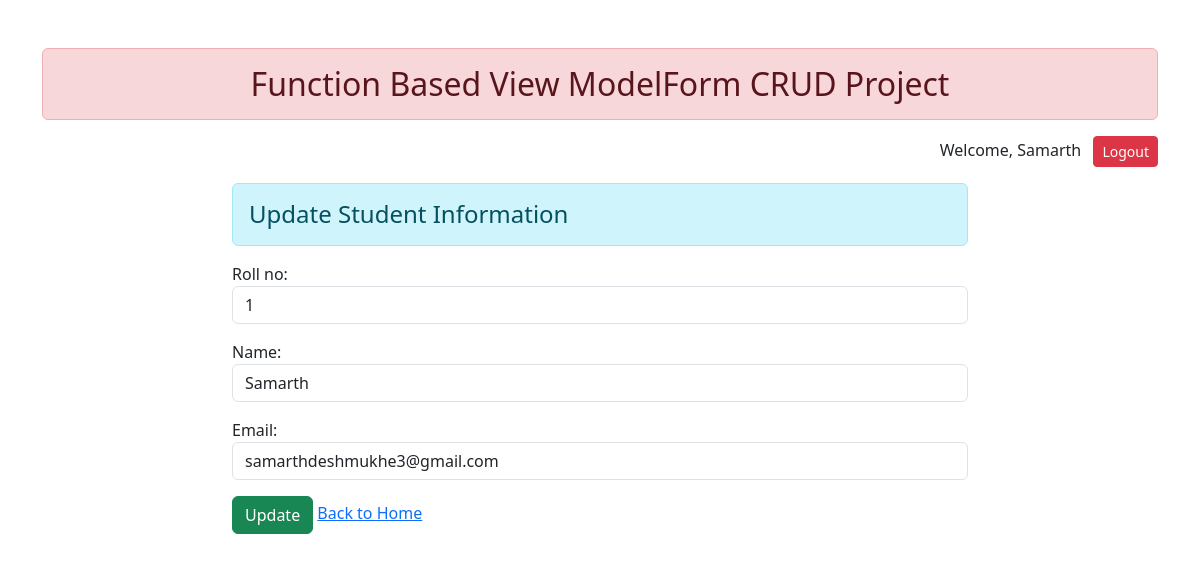
Page /update/1/ (signed in) on the committed database.
### enroll/models.py (models this page shows, shortened)
class Student(models.Model):
    roll_no = models.PositiveIntegerField(unique=True)
    name = models.CharField(max_length=70)
    email = models.EmailField(max_length=100)

### enroll/views.py (the view)
# urls.py: path('update/<int:id>/', views.update_data, name='updatedata'),
@login_required(login_url='login')
def update_data(request, id):
    if request.method == "POST":
        pi = Student.objects.get(pk=id)
        fm = StudentRegistration(request.POST, instance=pi)
        if fm.is_valid():
            fm.save()
    else:
        pi = Student.objects.get(pk=id)
        fm = StudentRegistration(instance=pi)
    return render(request, 'enroll/updatestudent.html', {'form':fm})

### enroll/forms.py
class StudentRegistration(forms.ModelForm):
    class Meta:
        model = Student
        fields = ['roll_no', 'name', 'email']
        widgets = {
            'roll_no': forms.NumberInput(attrs={'class': 'form-control'}),
            'name': forms.TextInput(attrs={'class': 'form-control'}),
            'email': forms.EmailInput(attrs={'class': 'form-control'}),
        }

### enroll/templates/enroll/updatestudent.html (shortened to what this page needs)
{% extends 'enroll/base.html' %}
{% block content %}
 <div class="row">
    <div class="col-sm-8 offset-2" >
        <h4 class="alert alert-info">Update Student Information</h4>
        <form action="" method="POST">
            {{form.as_p}}
            <input type="submit" class="btn btn-success" value="Update">
            <a href="{% url 'addandshow' %}">Back to Home</a>
        </form>
    </div>
 </div>
{% endblock content %}

### enroll/templates/enroll/base.html (shortened to what this page needs)
<!DOCTYPE html>
{% load static %}
<html lang="en">
<head>
    <link rel="stylesheet" href="{% static 'enroll/css/bootstrap.css' %}">
</head>
<body>
    <div class="container mt-5">
        <h2 class="text-center alert alert-danger">Function Based View ModelForm CRUD Project</h2>
    <div class="text-end mb-3">
        {% if user.is_authenticated %}
        <span class="me-2">Welcome, {{ user.username }}</span>
        <a href="{% url 'logout' %}" class="btn btn-danger btn-sm">Logout</a>
        {% else %}
        <a href="{% url 'login' %}" class="btn btn-success btn-sm">Login</a>
        <a href="{% url 'register' %}" class="btn btn-primary btn-sm">Register</a>
        {% endif %}
    </div>
        {% block content %}
        {% endblock content %}
    </div>
</body>
</html>

### rows in the picture
Student: roll_no "1", name "Samarth", email "samarthdeshmukhe3@gmail.com"

### other values in the picture
{{ user.username }} "Samarth"
